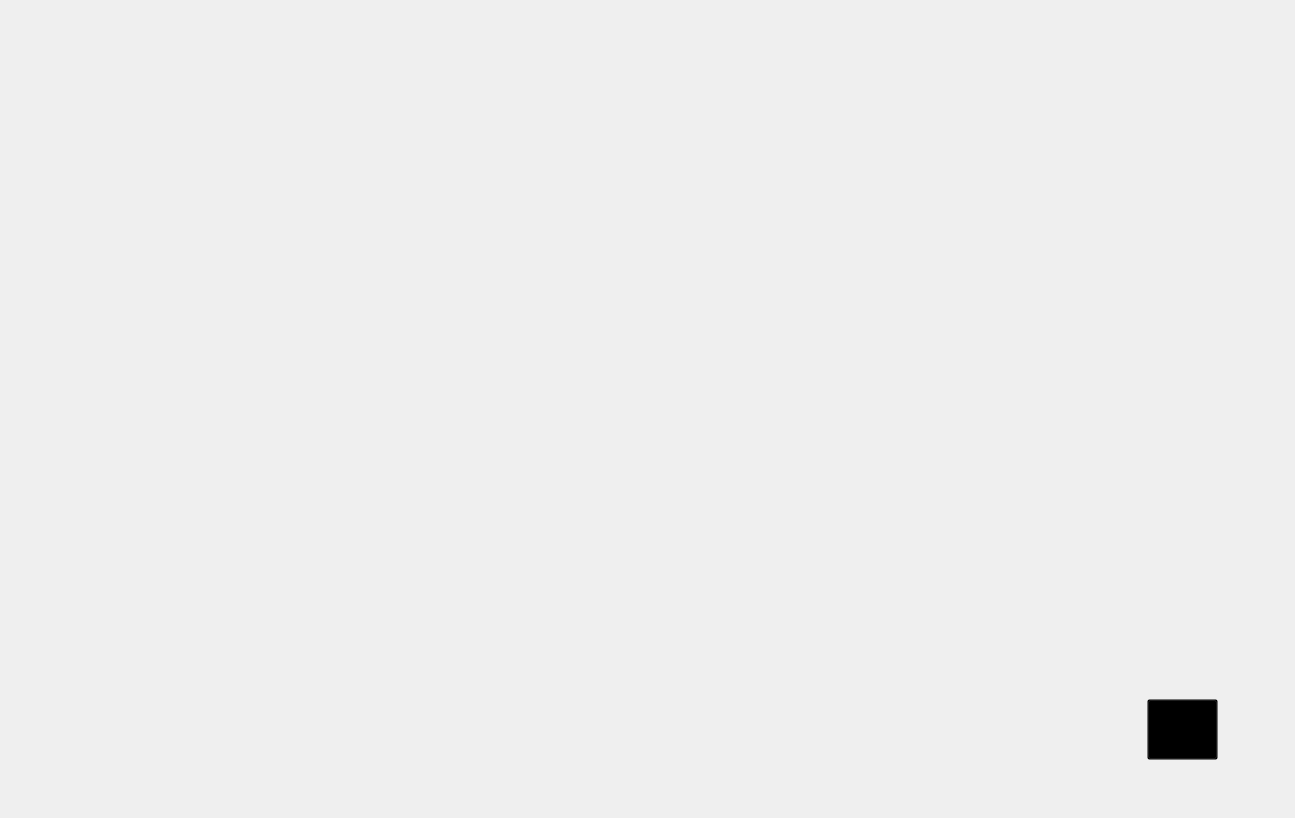
<?xml version="1.0" encoding="UTF-8"?>
<ui version="4.0">
 <class>MainWindow</class>
 <widget class="QMainWindow" name="MainWindow">
  <property name="geometry">
   <rect>
    <x>0</x>
    <y>0</y>
    <width>1295</width>
    <height>818</height>
   </rect>
  </property>
  <property name="windowTitle">
   <string>MainWindow</string>
  </property>
  <widget class="QWidget" name="centralwidget">
   <widget class="QLabel" name="label">
    <property name="geometry">
     <rect>
      <x>0</x>
      <y>0</y>
      <width>1291</width>
      <height>811</height>
     </rect>
    </property>
    <property name="text">
     <string/>
    </property>
    <property name="pixmap">
     <pixmap>2.jpg</pixmap>
    </property>
    <property name="scaledContents">
     <bool>true</bool>
    </property>
   </widget>
   <widget class="QPushButton" name="back_btn">
    <property name="geometry">
     <rect>
      <x>1147</x>
      <y>699</y>
      <width>71</width>
      <height>61</height>
     </rect>
    </property>
    <property name="styleSheet">
     <string notr="true">background-color: transparent;</string>
    </property>
    <property name="text">
     <string/>
    </property>
   </widget>
  </widget>
 </widget>
 <resources/>
 <connections/>
</ui>
